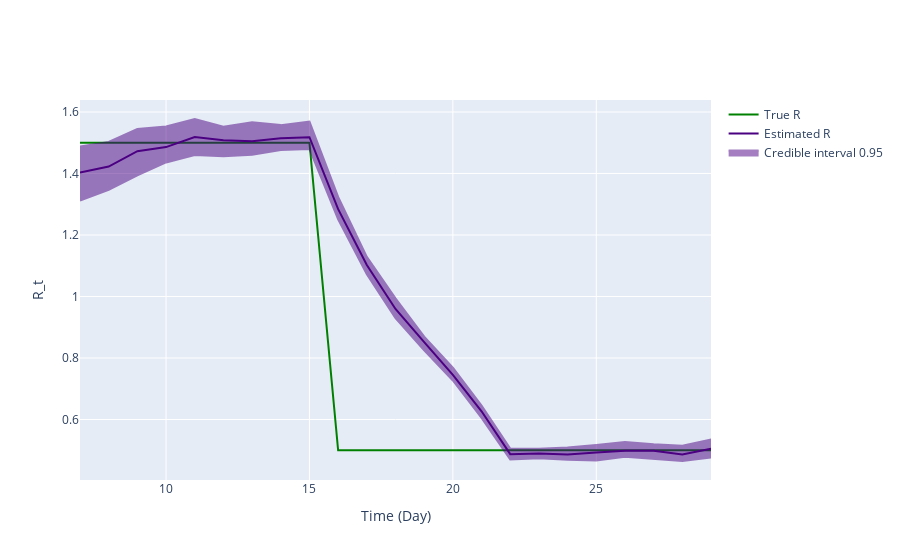

The notebook cell saved with this chart:
### Markdown cell above
## Inference plot using class method results

### Code cell
fig = ReproductionNumberPlot()

fig.add_ground_truth_rt(ground_truth)
fig.add_interval_rt(new_intervals)

fig.update_labels(time_label='Time (Day)', r_label='R_t')

fig.show_figure()

### Figure 1 — Plotly figure (JSON) as saved in the notebook; plotly's stock layout.template omitted (floating-point values rounded to 4 significant figures)
{"data": [{"line": {"color": "green"}, "mode": "lines", "name": "True R", "type": "scatter", "x": [7, 8, 9, 10, 11, 12, 13, 14, 15, 16, 17, 18, 19, 20, 21, 22, 23, 24, 25, 26, 27, 28, 29], "y": [1.5, 1.5, 1.5, 1.5, 1.5, 1.5, 1.5, 1.5, 1.5, 0.5, 0.5, 0.5, 0.5, 0.5, 0.5, 0.5, 0.5, 0.5, 0.5, 0.5, 0.5, 0.5, 0.5]}, {"line": {"color": "indigo"}, "mode": "lines", "name": "Estimated R", "type": "scatter", "x": [7, 8, 9, 10, 11, 12, 13, 14, 15, 16, 17, 18, 19, 20, 21, 22, 23, 24, 25, 26, 27, 28, 29], "y": [1.403, 1.423, 1.472, 1.486, 1.518, 1.508, 1.505, 1.515, 1.518, 1.284, 1.102, 0.9593, 0.8517, 0.745, 0.6267, 0.4873, 0.4897, 0.4865, 0.4926, 0.4984, 0.4986, 0.4861, 0.505]}, {"fill": "toself", "fillcolor": "indigo", "line": {"color": "indigo"}, "mode": "lines", "name": "Credible interval 0.95", "opacity": 0.5, "type": "scatter", "x": [7, 8, 9, 10, 11, 12, 13, 14, 15, 16, 17, 18, 19, 20, 21, 22, 23, 24, 25, 26, 27, 28, 29, 29, 28, 27, 26, 25, 24, 23, 22, 21, 20, 19, 18, 17, 16, 15, 14, 13, 12, 11, 10, 9, 8, 7], "y": [1.488, 1.503, 1.545, 1.553, 1.577, 1.552, 1.566, 1.557, 1.569, 1.324, 1.129, 0.9941, 0.8696, 0.7689, 0.6452, 0.5059, 0.5047, 0.5089, 0.5173, 0.5272, 0.5194, 0.5148, 0.5352, 0.4762, 0.4651, 0.4725, 0.4788, 0.4664, 0.4688, 0.4738, 0.4702, 0.6049, 0.7268, 0.825, 0.9295, 1.072, 1.251, 1.48, 1.476, 1.461, 1.456, 1.46, 1.436, 1.394, 1.347, 1.312]}], "layout": {"hovermode": "x unified", "xaxis": {"title": {"text": "Time (Day)"}}, "yaxis": {"title": {"text": "R_t"}}}}
